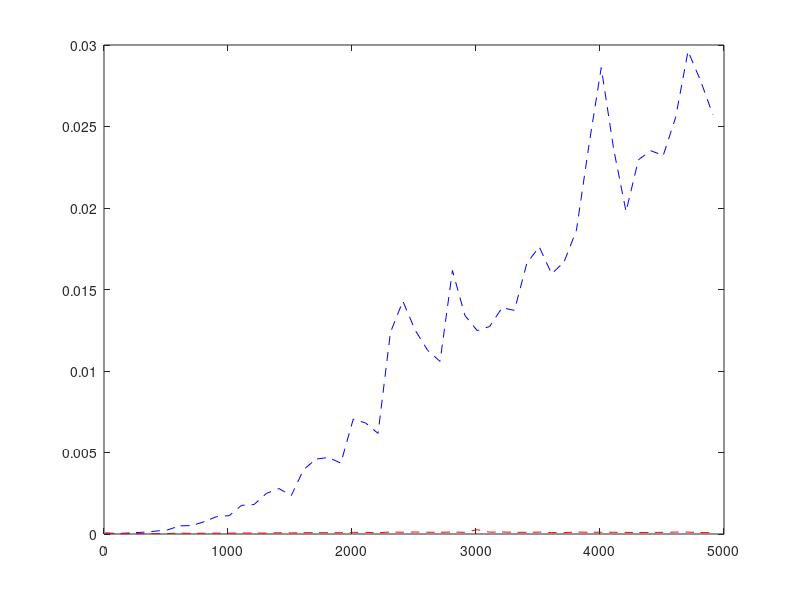

Write MATLAB code to recreate this figure.
clear all;
close all;

n=5000;
vn=10:100:n;
t1=zeros(length(vn),1);
t2=zeros(length(vn),1);

b=rand(max(vn),1);


k=1;
for i=vn
  
  %2 vettori con valori cos([0,pi]) di lunghessa i
  vx=cos(linspace(0,pi,i));
  vy=cos(linspace(0,pi,i));
  
  b=rand(i,1);
  
  %precalcolo la matrice A una matrice densa 
  %(se fosse sparsa octave implementerebbe algoritmi più efficenti)
  A=(vx' * vy);
  
  
  tic;
  R1= A * b(1:i,1); %ha un costo dell'ordine di  O(n^2)
  t1(k)=toc;

  tic
  R2= vx' * (vy * b(1:i,1));%complessità dell'ordine di  O(n)
  t2(k)=toc;
  
  RR=norm(R1)-norm(R2);
  k=k+1;
end

figure (1);
plot(vn,t1,'--b',vn,t2,'--r');

